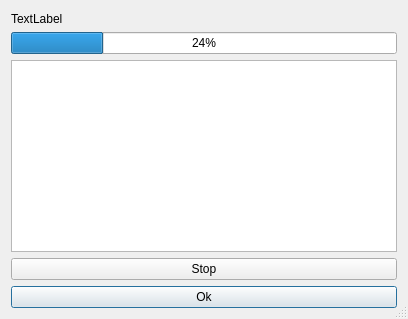
<?xml version="1.0" encoding="UTF-8"?>
<ui version="4.0">
 <class>processingSplashScreen</class>
 <widget class="QDialog" name="processingSplashScreen">
  <property name="geometry">
   <rect>
    <x>0</x>
    <y>0</y>
    <width>408</width>
    <height>319</height>
   </rect>
  </property>
  <property name="windowTitle">
   <string>Processing</string>
  </property>
  <property name="sizeGripEnabled">
   <bool>true</bool>
  </property>
  <property name="modal">
   <bool>true</bool>
  </property>
  <layout class="QGridLayout" name="gridLayout">
   <item row="5" column="0" colspan="2">
    <widget class="QPushButton" name="okButton">
     <property name="text">
      <string>Ok</string>
     </property>
     <property name="default">
      <bool>true</bool>
     </property>
    </widget>
   </item>
   <item row="0" column="0" colspan="2">
    <widget class="QLabel" name="label">
     <property name="text">
      <string>TextLabel</string>
     </property>
    </widget>
   </item>
   <item row="1" column="0" colspan="2">
    <widget class="QProgressBar" name="progressBar">
     <property name="value">
      <number>24</number>
     </property>
     <property name="invertedAppearance">
      <bool>false</bool>
     </property>
    </widget>
   </item>
   <item row="2" column="0" rowspan="2" colspan="2">
    <widget class="QTextBrowser" name="logBrowser">
     <property name="acceptDrops">
      <bool>false</bool>
     </property>
    </widget>
   </item>
   <item row="4" column="0" colspan="2">
    <widget class="QPushButton" name="cancelButton">
     <property name="text">
      <string>Stop</string>
     </property>
     <property name="checkable">
      <bool>true</bool>
     </property>
    </widget>
   </item>
  </layout>
 </widget>
 <tabstops>
  <tabstop>logBrowser</tabstop>
  <tabstop>cancelButton</tabstop>
  <tabstop>okButton</tabstop>
 </tabstops>
 <resources/>
 <connections/>
</ui>
